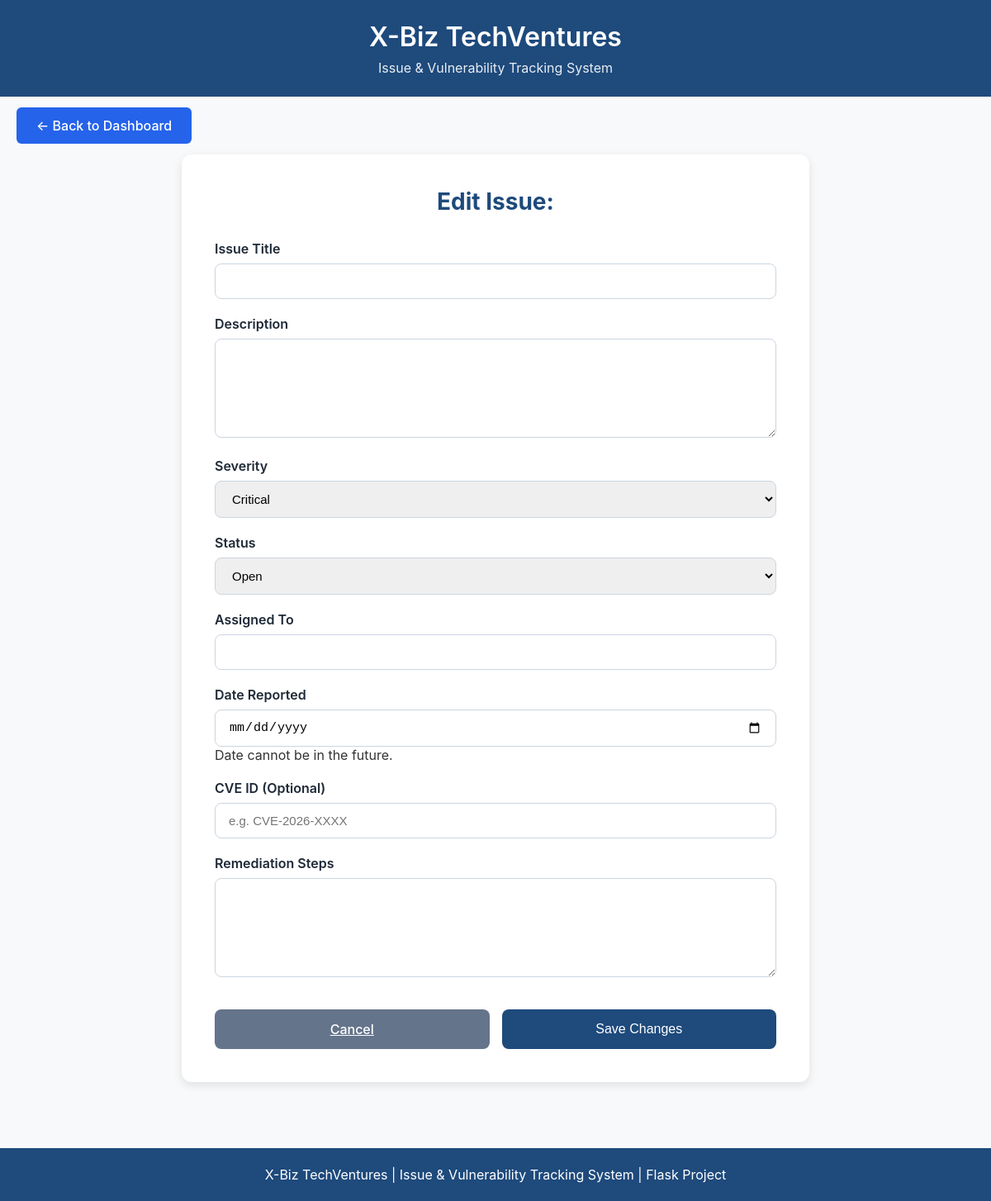
Page /edit_issue/1 on the earlier database version.
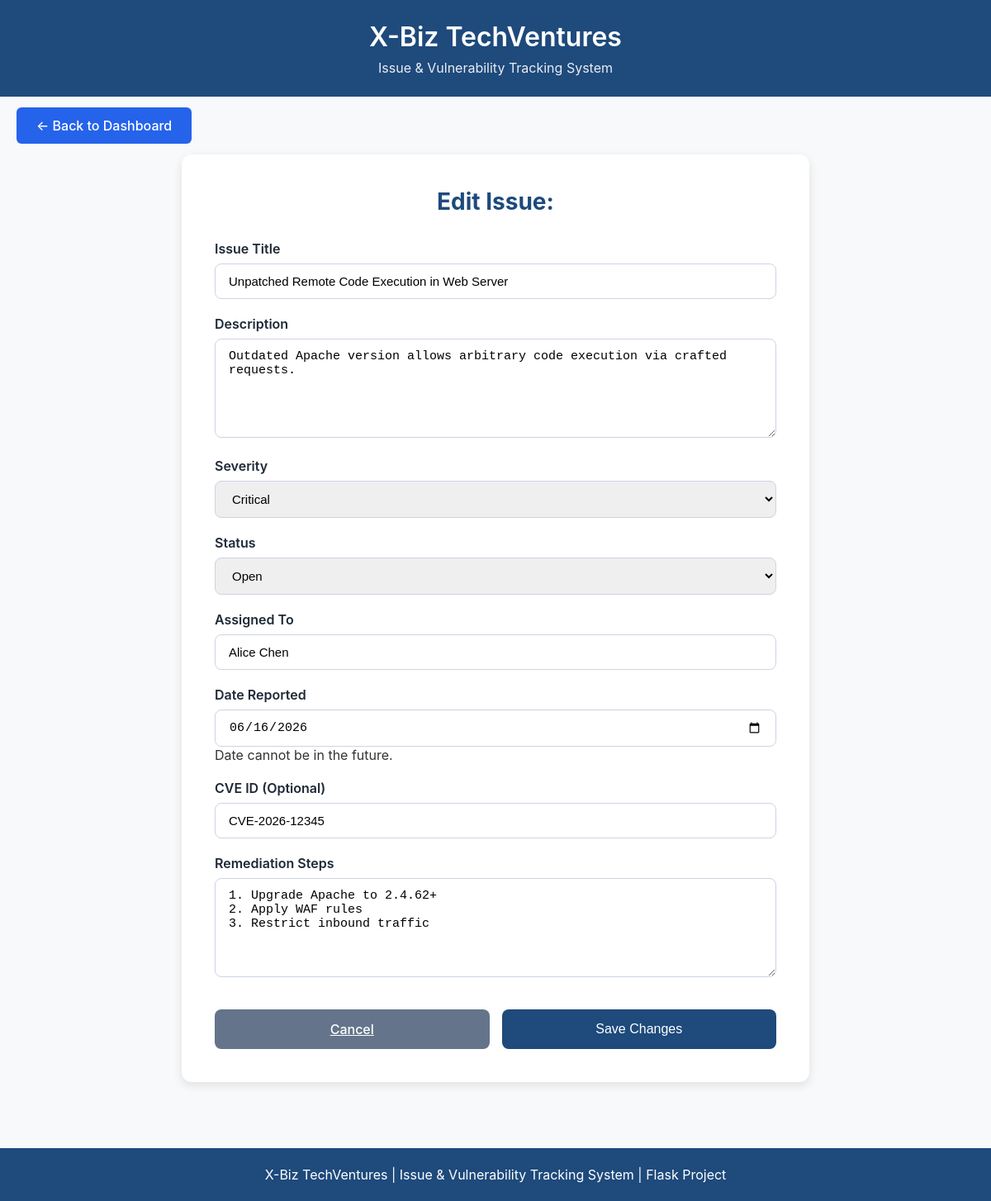
Same page on the later database version.
### tables this page shows
CREATE TABLE issues(
            id INTEGER PRIMARY KEY AUTOINCREMENT,
            title TEXT NOT NULL,
            description TEXT NOT NULL,
            severity TEXT NOT NULL,
            status TEXT NOT NULL,
            assigned_to TEXT,
            date_reported DATE,
            cve TEXT,
            remediation TEXT,
            created_at TIMESTAMP DEFAULT CURRENT_TIMESTAMP,
            last_updated TIMESTAMP DEFAULT CURRENT_TIMESTAMP
        );

### app.py (the view, shortened to what this page needs)
@app.route("/edit_issue/<int:id>", methods=["GET", "POST"])
def edit_issue(id):
    connection = sqlite3.connect("issues.db")
    connection.row_factory = sqlite3.Row
    cursor = connection.cursor()
    cursor.execute("SELECT * FROM issues WHERE id=?", (id,))
    issue = cursor.fetchone()
    connection.close()
    return render_template("edit_issues.html", issue=issue)

### templates/edit_issues.html (shortened to what this page needs)
<!DOCTYPE html>
<html lang="en">
<head>
</head>
<body>
<header>
    <div class="header-content">
        <h1>X-Biz TechVentures</h1>
        <p class="subtitle">Issue &amp; Vulnerability Tracking System</p>
    </div>
</header>
<div class="nav">
    <a href="/" class="btn" style="padding:12px 24px; background:#2563eb; color:white; text-decoration:none; border-radius:6px;">
        ← Back to Dashboard
    </a>
</div>
<div class="container">
    <div class="card">
        <h2>Edit Issue:</h2>
        <form action="/edit_issue/{{ issue.id }}" method="POST">
            <div class="form-group">
                <label>Issue Title</label>
                <input type="text" name="title" value="{{ issue.title }}" required>
            </div>
            <div class="form-group">
                <label>Description</label>
                <textarea name="description" required>{{ issue.description }}</textarea>
            </div>
            <div class="form-group">
                <label>Severity</label>
                <select name="severity" required>
                    <option value="Critical" {% if issue.severity == "Critical" %}selected{% endif %}>Critical</option>
                </select>
            </div>
            <div class="form-group">
                <label>Status</label>
                <select name="status" required>
                    <option value="Open" {% if issue.status == "Open" %}selected{% endif %}>Open</option>
                </select>
            </div>
            <div class="form-group">
                <label>Assigned To</label>
                <input type="text" name="assigned_to" value="{{ issue.assigned_to or '' }}">
            </div>
            <div class="form-group">
                <label>Date Reported</label>
                <input type="date" name="date_reported" id="date_reported" value="{{ issue.date_reported }}">
                <div class="error" id="dateError">Date cannot be in the future.</div>
            </div>
            <div class="form-group">
                <label>CVE ID (Optional)</label>
                <input type="text" name="cve" value="{{ issue.cve or '' }}" placeholder="e.g. CVE-2026-XXXX">
            </div>
            <div class="form-group">
                <label>Remediation Steps</label>
                <textarea name="remediation">{{ issue.remediation or '' }}</textarea>
            </div>
            <div class="buttons">
                <a href="/issues" class="btn cancel">Cancel</a>
                <button type="submit" class="btn save">Save Changes</button>
            </div>
        </form>
    </div>
</div>
<footer class="footer">
    X-Biz TechVentures | Issue &amp; Vulnerability Tracking System | Flask Project
</footer>
</body>
</html>

Differences in the rows shown:
added issues: title "Unpatched Remote Code Execution in Web Server", description "Outdated Apache version allows arbitrary code execution via crafted requests.", severity "Critical", status "Open", assigned_to "Alice Chen", date_reported "06/16/2026", cve "CVE-2026-12345", remediation "1. Upgrade Apache to 2.4.62+ 2. Apply WAF rules 3. Restrict inbound traffic"
Other differences:
form field severity: "Critical" → (not shown)
form field status: "Open" → (not shown)
